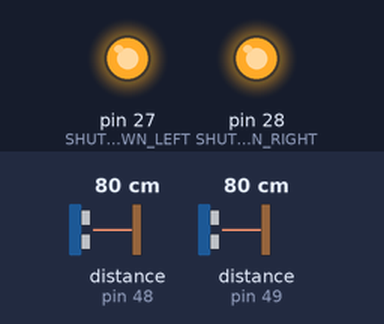
Recording of a sketch running on a simulated Arduino Mega 2560, built for the host (arithmetic inside an expression is 32-bit, double 64-bit). On the bench: output pins drawn as LEDs (lit = HIGH). The inputs (shaded band) are chosen by the test bench; at power-on: distance to the obstacle (sensors on pin 48, pin 49) 80 cm. The ROS host is connected and sends only what is stated.

Above: at 0.1 s.
Timing chart, 0 to 1.6 s (numbered marks = the images above):
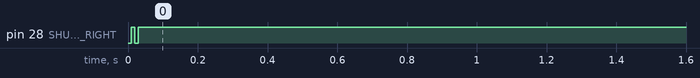

The sketch:

teensy_tof_sensor.ino
```cpp
#include <Adafruit_VL6180X.h>

#include "ros.h"
#include <Wire.h>
#include "std_msgs/Float32.h"

//extern TwoWire Wire1;

#define SHUTDOWN_LEFT 27
#define SHUTDOWN_RIGHT 28

#define LEFT_ADDRESS 0x30
#define RIGHT_ADDRESS 0x31

Adafruit_VL6180X lSensor = Adafruit_VL6180X();
Adafruit_VL6180X rSensor = Adafruit_VL6180X();

ros::NodeHandle nh;

std_msgs::Float32 leftMsg;
std_msgs::Float32 rightMsg;

ros::Publisher leftPub("/bot/leftTOF", &leftMsg);
ros::Publisher rightPub("/bot/rightTOF", &rightMsg);

void setup() {
  Serial.begin(115200);

  nh.initNode();

  pinMode(SHUTDOWN_LEFT, OUTPUT);
  pinMode(SHUTDOWN_RIGHT, OUTPUT);

  digitalWrite(SHUTDOWN_LEFT, LOW);
  digitalWrite(SHUTDOWN_RIGHT, LOW);

  setID();
  nh.advertise(leftPub);
  nh.advertise(rightPub);
}

void setID() {
  // all reset
  digitalWrite(SHUTDOWN_LEFT, LOW);
  digitalWrite(SHUTDOWN_RIGHT, LOW);

  delay(10);

  // all unreset
  digitalWrite(SHUTDOWN_LEFT, HIGH);
  digitalWrite(SHUTDOWN_RIGHT, HIGH);

  delay(10);

  // activating left sensor and reseting right sensor
  digitalWrite(SHUTDOWN_LEFT, HIGH);
  digitalWrite(SHUTDOWN_RIGHT, LOW);


  // initing Left sensor
  //Serial.println("setting up left");
  if (!lSensor.begin()) {
    //Serial.println(F("Failed to boot lSensor VL6180X"));
    while (1);
  }
  //Serial.println("Done wiht left");
  lSensor.setAddress(LEFT_ADDRESS);
  delay(10);

  // activating rSensor
  digitalWrite(SHUTDOWN_RIGHT, HIGH);
  delay(10);

  //initing rSensor
  if (!rSensor.begin(&Wire1)) {
    //Serial.println(F("Failed to boot second VL6180X"));
    while (1);
  }
  rSensor.setAddress(RIGHT_ADDRESS);
  //Serial.println("Done with right");
  delay(10);
  //Serial.println("setup complete");
}

void loop() {

  uint8_t leftStatus = lSensor.readRangeStatus();
  uint8_t rightStatus = rSensor.readRangeStatus();
  float leftVal, rightVal;
  if (leftStatus == VL6180X_ERROR_NONE) {
    leftVal = lSensor.readRange() * 0.1;
    leftMsg.data = leftVal;
    //Serial.print("Left: ");
    //Serial.print(lSensor.readRange() / 10.0);
    //Serial.println();
  } else {
     //Serial.println("PROBLEM WITH LEFT");
   }

   if (rightStatus == VL6180X_ERROR_NONE) {
    rightVal = rSensor.readRange() * 0.1;
    rightMsg.data = rightVal;
    //Serial.print("Right: ");
    //Serial.print(rSensor.readRange() / 10.0);
    //Serial.println();
  }  else {
    //Serial.println("PROBLEM WITH RIGHT");
  }
  leftPub.publish(&leftMsg);
  rightPub.publish(&rightMsg);
  nh.spinOnce();
  delay(10);
}
```
